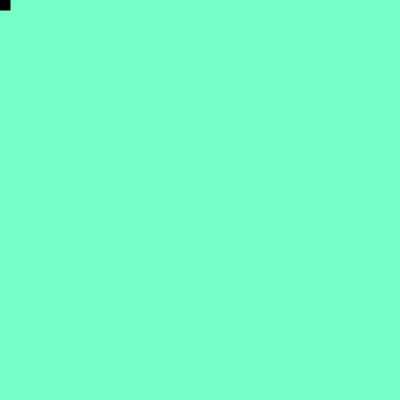
Frame 1 (no input)
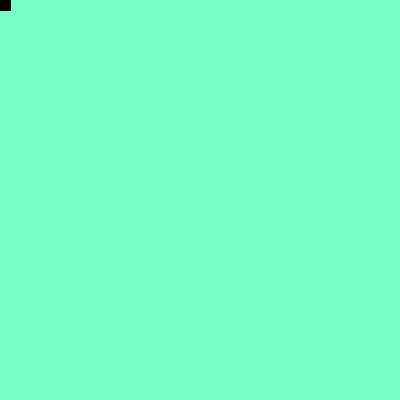
Frame 60 (the mouse pressed at the canvas centre just before this capture)
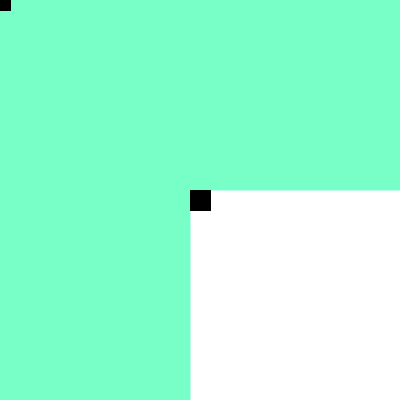
Frame 120 (the mouse held since frame 60 and released just before this capture)

The Processing sketch that drew these frames (run headless with seeded random() and noise(); from frame 60 on, the mouse is pressed at the canvas centre):

// Processing sketch: processing_515
// ── processing_515.pde

void setup()
{
  size(400, 400);
  background(120,255,200);
  smooth();
}

void draw() 
{
   variableRect(mouseX, mouseY, pmouseX, pmouseY);
}
void variableRect(int x, int y, int px, int py) 
{
  float speed = abs(x-px) + abs(y-py);
  stroke(speed);
  strokeWeight (20);
  rect(x, y, speed, speed);
}
